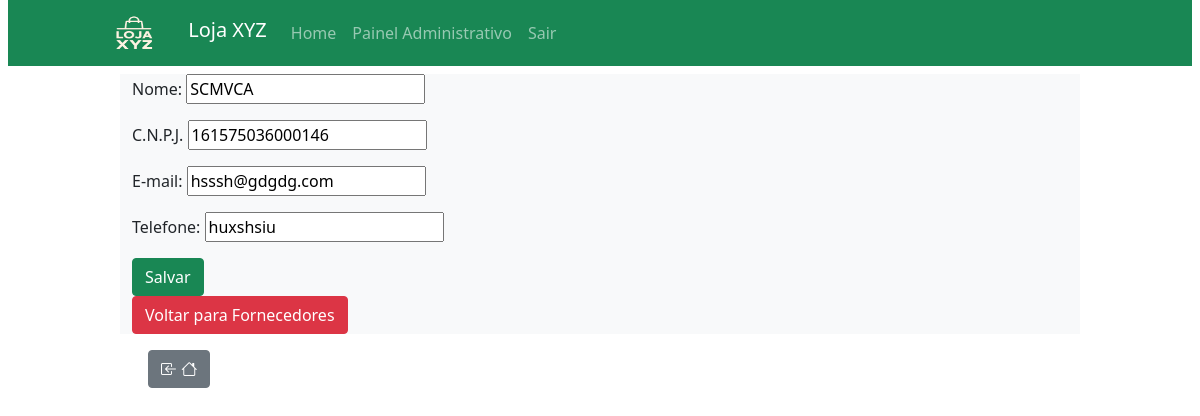
The app's page /fornecedor/4/editar (signed in), older data.
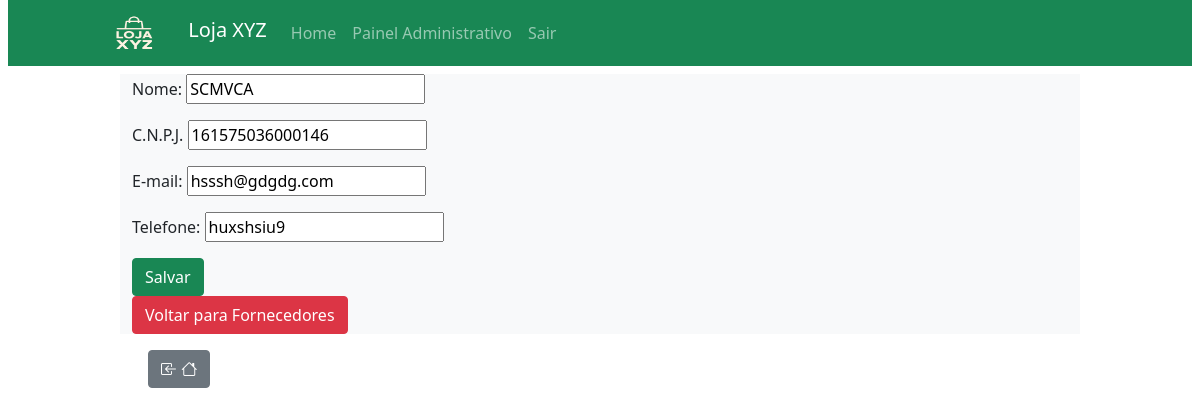
The same page, newer data.
### estoque_app/models.py (models this page shows, shortened)
class Fornecedor(models.Model):
    nome = models.CharField(max_length=100)
    cnpj = models.CharField(max_length=20, unique=True)
    email = models.EmailField(blank=True, null=True)
    telefone = models.CharField(max_length=100, blank=True, null=True)

### estoque_app/views.py (the view)
# urls.py: path('fornecedor/<fornecedor_id>/editar', views.editar_fornecedor, name='editar_fornecedor'),
@login_required
def editar_fornecedor(request, fornecedor_id):
    fornecedor = Fornecedor.objects.get(id=fornecedor_id)
    if request.method == 'POST':
        form = FornecedorForm(data=request.POST, instance=fornecedor)
        if form.is_valid():
            form.save()
            return HttpResponseRedirect(reverse('fornecedores'))
    else:
        form = FornecedorForm(instance=fornecedor)
    contexto = {'form': form, 'fornecedor': fornecedor}
    return render(request, 'fornecedor/editar_fornecedor.html', contexto)

### estoque_app/forms.py
class FornecedorForm(forms.ModelForm):
    class Meta:
        model = Fornecedor
        fields = [
            'nome',
            'cnpj',
            'email',
            'telefone'
            ]
        labels = {
            'nome':'Nome',
            'cnpj':'C.N.P.J.',
            'email':'E-mail',
            'telefone':'Telefone'
            }

### estoque_app/templates/fornecedor/editar_fornecedor.html (shortened to what this page needs)
{% extends 'base.html' %}
{% block conteudo %}
    <form action="{% url 'editar_fornecedor' fornecedor.id %}" method="post">
        {{ form.as_p }}
        <button type="submit" class="btn btn-success">Salvar</button>
    </form>
    <a href="{% url 'fornecedores' %}" class="btn btn-danger">Voltar para Fornecedores</a>
{% endblock %}

Row changes from the older to the newer data that the page shows:
changed Fornecedor "SCMVCA": telefone "huxshsiu" → "huxshsiu9"
